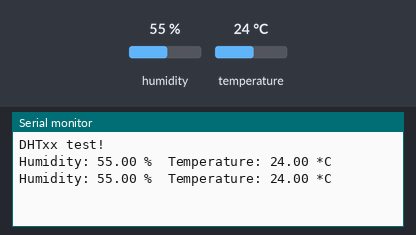
The sketch below on a simulated Arduino Uno, built with avr-gcc and run on an emulated ATmega328P. Parts: the last lines printed to the serial monitor. The test bench sets the inputs (shaded band); at power-on: humidity 55 %, temperature 24 °C.

Above: at 2.8 s.
2.9 s: humidity set to 22 %
At 5.3 s:
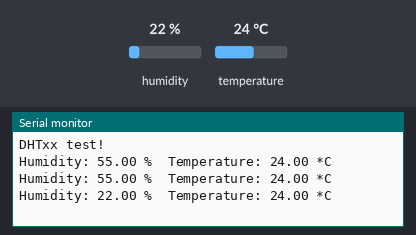
5.6 s: temperature set to 12 °C
At 6.5 s:
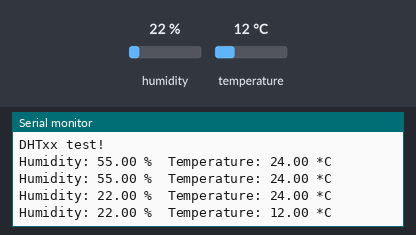
8.3 s: humidity set to 40 %
At 11.4 s:
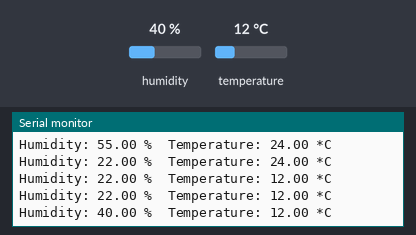
Timing chart, 0 to 12.9 s (numbered marks = the images above; inputs shaded):
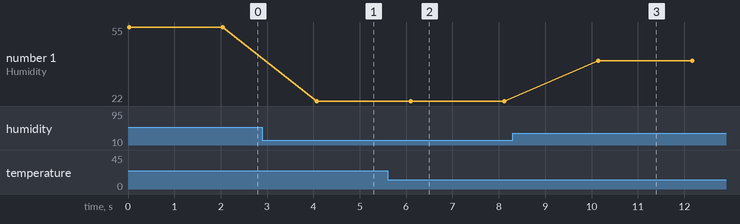

The sketch:

DHTtester.ino
```cpp
// Example testing sketch for various DHT humidity/temperature sensors

#include "DHT.h"

#define DHTPIN 2     // what pin we're connected to

// Uncomment whatever type you're using!
#define DHTTYPE DHT11   // DHT 11
//#define DHTTYPE DHT22   // DHT 22  (AM2302)

// Connect pin 1 (on the left) of the sensor to +5V
// Connect pin 2 of the sensor to whatever your DHTPIN is
// Connect pin 4 (on the right) of the sensor to GROUND
// Connect a 10K resistor from pin 2 (data) to pin 1 (power) of the sensor

DHT dht(DHTPIN, DHTTYPE);

void setup() {
  Serial.begin(9600);
  Serial.println("DHTxx test!");

  dht.begin();
}

void loop() {
  // Reading temperature or humidity takes about 250 milliseconds!
  // Sensor readings may also be up to 2 seconds 'old' (its a very slow sensor)
  float h = dht.readHumidity();
  float t = dht.readTemperature();

  // check if returns are valid, if they are NaN (not a number) then something went wrong!
  if (isnan(t) || isnan(h)) {
    Serial.println("Failed to read from DHT");
  } else {
    Serial.print("Humidity: ");
    Serial.print(h);
    Serial.print(" %\t");
    Serial.print("Temperature: ");
    Serial.print(t);
    Serial.println(" *C");
  }

  delay(2000);
}
```

Measured:
- after the input at 2.9 s, the serial monitor: prints a new line after 1.2 s (image 1)
- after the input at 5.6 s, the serial monitor: prints a new line after 0.50 s (image 2)
- after the input at 8.3 s, the serial monitor: prints a new line after 1.8 s (image 3)
- plotted number 1: 55 → 22 after the input at 2.9 s, 22 → 40 after the input at 8.3 s
